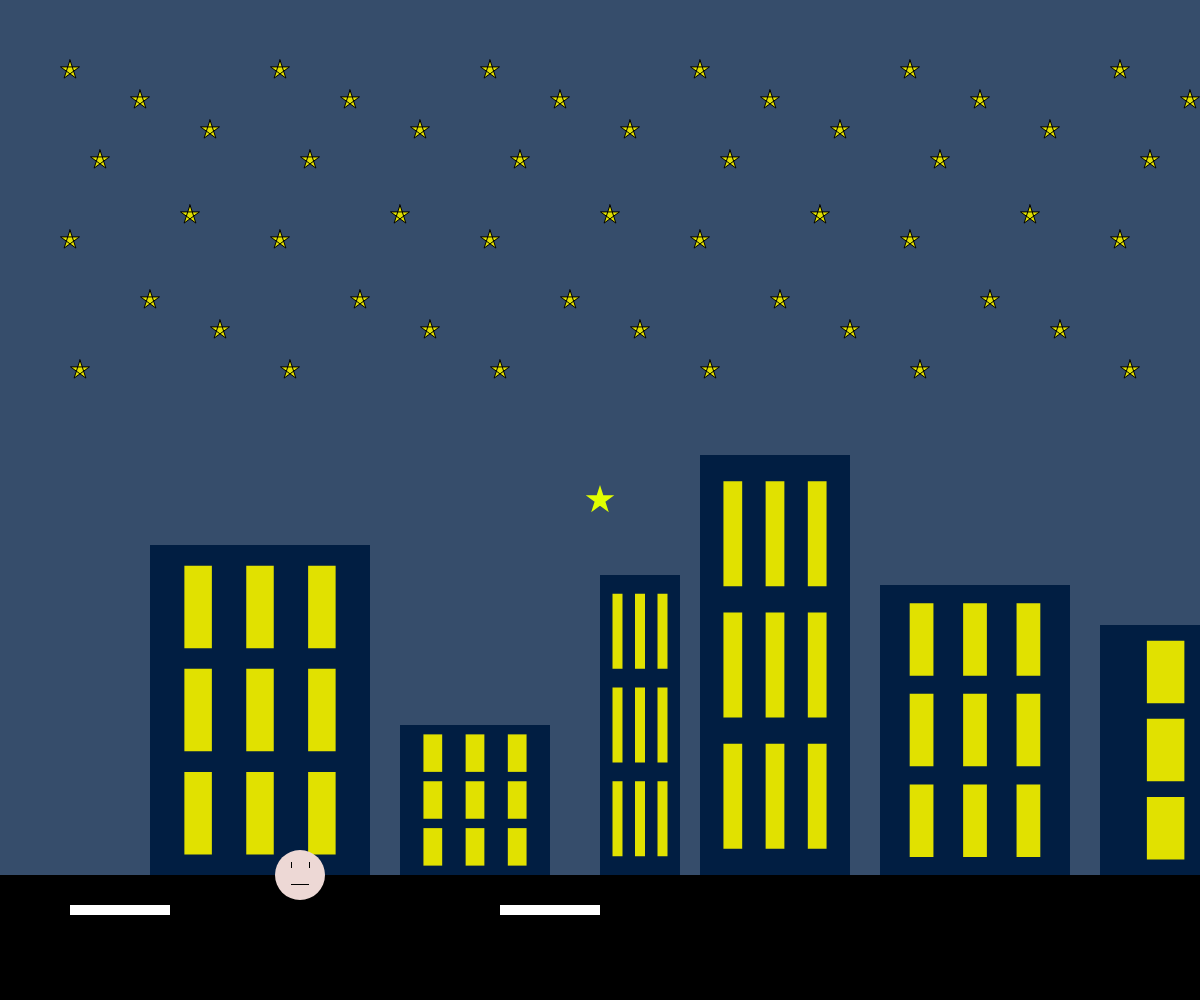
Frame 1 (no input)
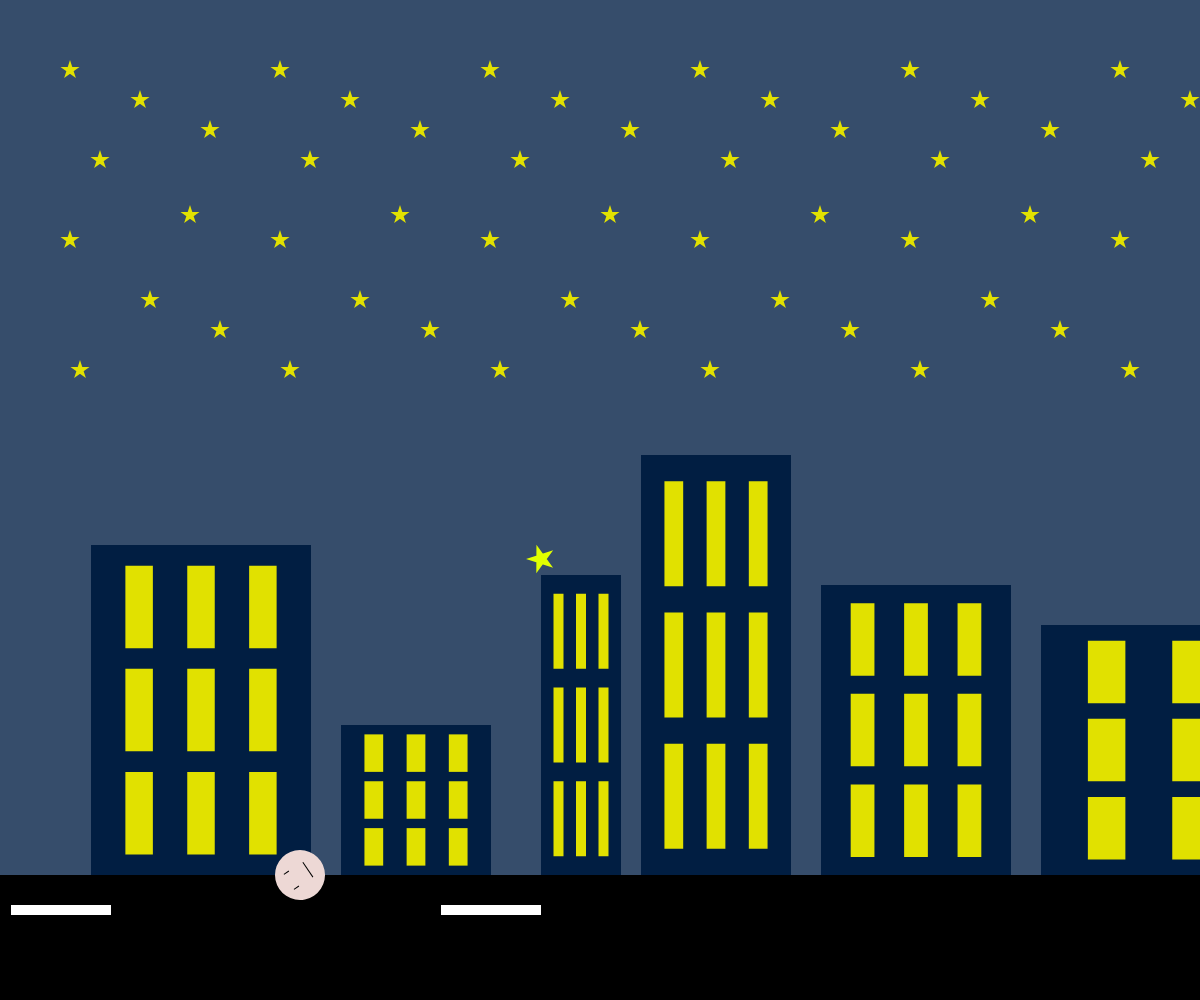
Frame 60 (no input)
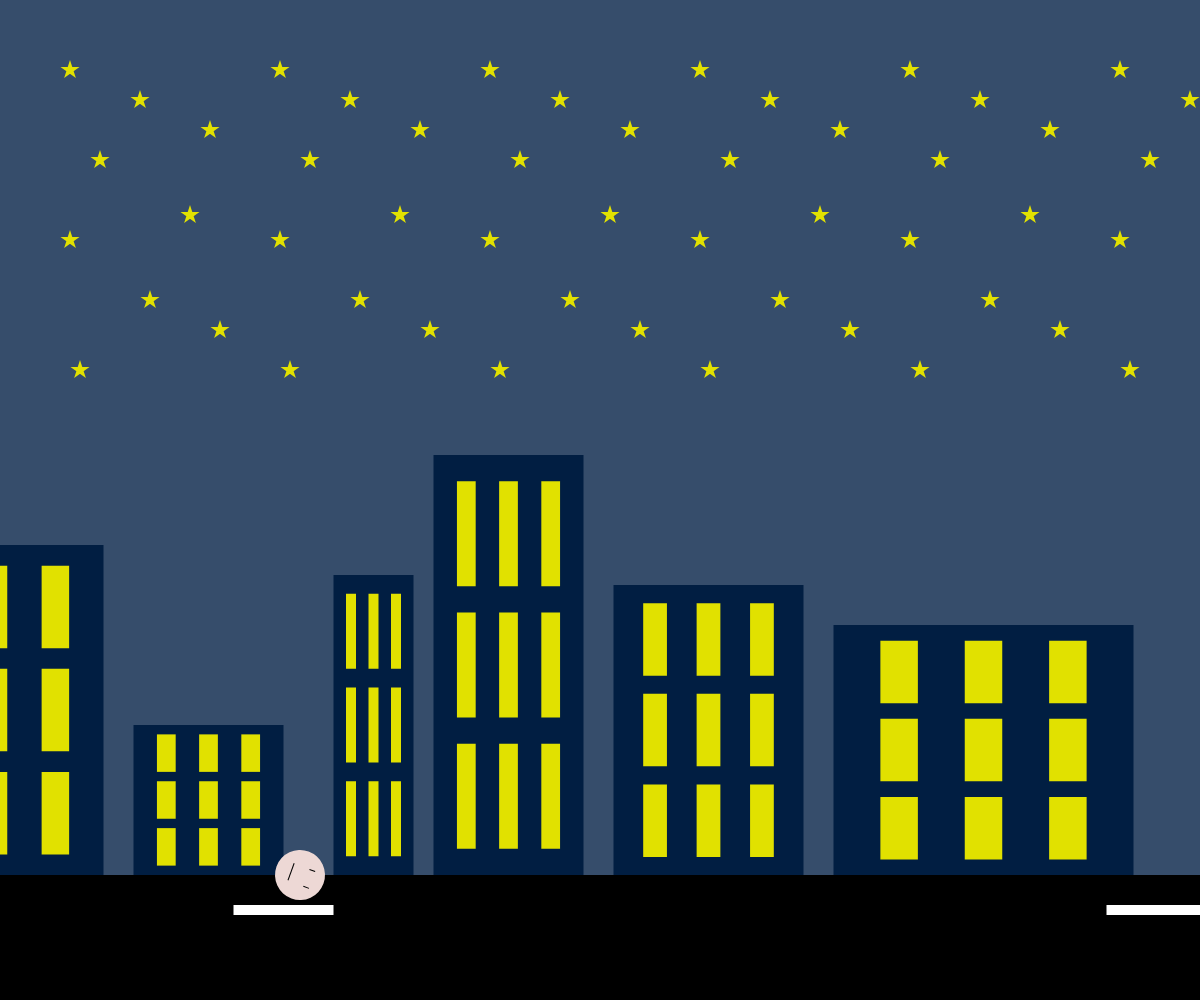
Frame 120 (the mouse pressed at the canvas centre since frame 60)

The p5.js sketch that drew these frames (run headless with seeded random() and noise() and a simulated clock; from frame 60 on, the mouse is pressed at the canvas centre):

// p5.js sketch
// ── sketch.js
// 最終課題を制作しよう
var angle=0
let a, b, e, x, y, z, W, H, X

function setup(){
  createCanvas(windowWidth, windowHeight);
  x = width / 2;
  y = height / 2;
  z = 0;
  a = width+150;
  b = height/2;
  e = 70;
  f = 500;
  x1 = width/2;
  w1 = 80;
  h1 = 300;
  x2 = width/2 + 500;
  w2 = 300;
  h2 = 250;
  x3 = width/2 + 900;
  h3 = 450;
  w3 = 250;
  x4 = width/2 + 1700;
  h4 = 200;
  w4 = 220;
  x5 = width/2 + 100;
  h5 = 420;
  w5 = 150;
  x6 = width/2 + 280;
  h6 = 290;
  w6 = 190;
  x7 = width/2 + 1200;
  h7 = 220;
  w7 = 150;
  x8 = width/2 + 1400;
  h8 = 400;
  w8 = 200;
  x9 = width/2 - 200;
  h9 = 150;
  w9 = 150;
  x10 = width/2 - 450;
  h10 = 330;
  w10 = 220;
}

function windowResized(){
  resizeCanvas(windowWidth, windowHeight);
}

function draw(){
  background(54, 77, 107);

  fill(225, 225, 0);
  for(p = 70; p<width; p += 210){
    star(p, 70, 10, 0);}

  fill(225, 225, 0);
  for(q = 140; q<width; q += 210){
    star(q, 100, 10, 0);
  }

  fill(225, 225, 0);
  for(r=210; r<width; r += 210){
    star(r, 130, 10, 0);
  }

  fill(225, 225, 0);
  for(s=100; s<width; s += 210){
    star(s, 160, 10, 0);
  }

    fill(225, 225, 0);
  for(t=190; t<width; t += 210){
    star(t, 215, 10, 0);
  }

  fill(225, 225, 0);
  for(u=70; u<width; u += 210){
    star(u, 240, 10, 0);
  }

    fill(225, 225, 0);
  for(v=150; v<width; v += 210){
    star(v, 300, 10, 0);
  }

    fill(225, 225, 0);
  for(w=220; w<width; w += 210){
    star(w, 330, 10, 0);
  }

    fill(225, 225, 0);
  for(c=80; c<width; c += 210){
    star(c, 370, 10, 0);
  }

  noStroke();
  fill(225, 255, 0);
  star(x, y, 15, z);
  x -= 1;
  y += 1;
  z += 5;
    if(x > width){ x = 0; }
  else if(x < 0){ x = width; }
  if(y > height){ y = 0; }
  if(y < 0){ y = height; }

  building(x1, w1, h1);
  x1 -= 1;
  if(mouseIsPressed){x1 -= 2.5};
  if(x1+1500<0){x1 = width};

  building(x2, w2, h2);
  x2 -= 1;
  if(mouseIsPressed){x2 -= 2.5};
  if(x2+1500<0){x2 = width};

  building(x3, w3, h3);
  x3 -= 1;
  if(mouseIsPressed){x3 -= 2.5};
  if(x3+1500<0){x3 = width};

  building(x4, w4, h4);
  x4 -= 1;
  if(mouseIsPressed){x4 -= 2.5};
  if(x4+1500<0){x4 = width};

  building(x5, w5, h5);
  x5 -= 1;
  if(mouseIsPressed){x5 -= 2.5};
  if(x5+1500<0){x5 = width};

  building(x6, w6, h6);
  x6 -= 1;
  if(mouseIsPressed){x6 -= 2.5};
  if(x6+1500<0){x6 = width};

  building(x7, w7, h7);
  x7 -= 1;
  if(mouseIsPressed){x7 -= 2.5};
  if(x7+1500<0){x7 = width};

  building(x8, w8, h8);
  x8 -= 1;
  if(mouseIsPressed){x8 -= 2.5};
  if(x8+1500<0){x8 = width};

  building(x9, w9, h9);
  x9 -= 1;
  if(mouseIsPressed){x9 -= 2.5};
  if(x9+1500<0){x9 = width};

  building(x10, w10, h10);
  x10 -= 1;
  if(mouseIsPressed){x10 -= 2.5};
  if(x10+1500<0){x10 = width};

  line(0, height*68/80+25, width, height*68/80+25);
  fill(0);
  rect(0, height*68/80+25, width, height-(height*68/80+25));

  fill(255);
  rect(e, height*68/80+55, 100, 10);
  e += -1;
  if(e+100<0){e = width};
   if(mouseIsPressed){e -= 2.5};

  fill(255);
  rect(f, height*68/80+55, 100, 10);
  f += -1;
  if(f+100<0){f = width};
   if(mouseIsPressed){f -= 2.5};

    push();
  translate(width*20/80, height*70/80);  //表示したい場所へ移動
  rotate(radians(angle));       //原点中心の回転
  fill(237, 216, 213);
  ellipse(0, 0, 50);
  fill (0);
  rect(-9, -13, 1, 6);
  fill(0);
  rect(9, -13, 1, 6);
  fill(0);
  rect(-9, 9, 18, 1);

  angle += 4;
  if(mouseIsPressed){angle += 6};
  pop();

}

function star(cx, cy, r, angle){
  beginShape();
  for(var i = 0; i < 5; i++){
    var theta = TWO_PI * i * 2 / 5 - HALF_PI + angle;
    var x = cx + cos(theta) * r;
    var y = cy + sin(theta) * r;
    vertex(x, y);
  }
  endShape(CLOSE);
}

function building(X, W, H){
 fill(1, 30, 66);
 rect(X, height*68/80-H+25, W, H);
 fill(225, 225, 0);
 rect(X+W*5/32, height*68/80-H+25+H/16, W/8, H/4);
 fill(225, 225, 0);
 rect(X+W*14/32, height*68/80-H+25+H*6/16, W/8, H/4);
 fill(225, 225, 0);
 rect(X+W*23/32, height*68/80-H+25+H*11/16, W/8, H/4);
 fill(225, 225, 0);
 rect(X+W*14/32, height*68/80-H+25+H/16, W/8, H/4);
 fill(225, 225, 0);
 rect(X+W*5/32, height*68/80-H+25+H*11/16, W/8, H/4);
 fill(225, 225, 0);
 rect(X+W*5/32, height*68/80-H+25+H*6/16, W/8, H/4);
 fill(225, 225, 0);
 rect(X+W*23/32, height*68/80-H+25+H*6/16, W/8, H/4);
 fill(225, 225, 0);
 rect(X+W*23/32, height*68/80-H+25+H/16, W/8, H/4);
 fill(225, 225, 0);
 rect(X+W*14/32, height*68/80-H+25+H*11/16, W/8, H/4);
}
